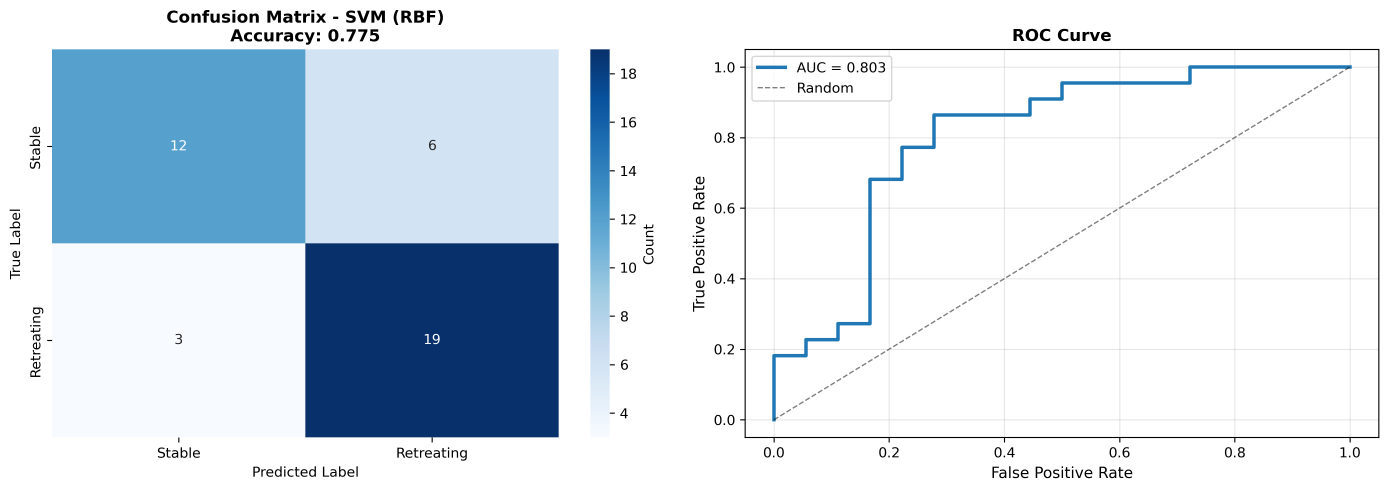
#> input picture notebooks/glacier_retreat_evaluation.png, 4166 x 1473 px, given as the content of the folder ../data/raw/raw_images, which was not available (shown at 1/3 size)
$ jupyter execute 04_ml_training_semantic_segmentation.ipynb   (text cells are left out)
#> lines starting #> are read from the running program, lines starting #| are printed output that depends on the picture; pictures that were not available may be replaced by others from this repository, and a replacement may not be noted
[cell 1]
import numpy as np
import pandas as pd

from PIL import Image
import matplotlib.pyplot as plt
from skimage import io, color, filters
from sklearn.ensemble import RandomForestClassifier
from sklearn.model_selection import train_test_split
from sklearn.preprocessing import StandardScaler
from sklearn.metrics import classification_report, confusion_matrix, accuracy_score
import joblib
import os
from glob import glob
import warnings
warnings.filterwarnings('ignore')

print('Imported')

[cell 2]
class Config:

    IMAGE_DIR = '../raw_images/'  # Your satellite images folder
    OUTPUT_DIR = '../processed/images/'

    # Sampling (to reduce computation)
    SAMPLE_RATE = 0.1  # Use 10% of pixels for training (reduces memory)

    # Classes
    CLASSES = {
        0: 'ice',      # Glacier ice
        1: 'water',    # Ocean/meltwater
        2: 'other'     # Rock, shadow, etc.
    }

    # Model
    N_ESTIMATORS = 100  # Reduced for speed
    MAX_DEPTH = 15
    MIN_SAMPLES_SPLIT = 10

    # Feature window size
    WINDOW_SIZE = 5  # 5x5 neighborhood features

config = Config()
os.makedirs(config.OUTPUT_DIR, exist_ok=True)

print("LIGHTWEIGHT GLACIER SEGMENTATION")
print()
print(f"Sample rate: {config.SAMPLE_RATE*100}% of pixels")
print(f"Classes: {list(config.CLASSES.values())}")
print(f"Window size: {config.WINDOW_SIZE}x{config.WINDOW_SIZE}")

[cell 3]
# [49 lines left out: function extract_pixel_features, not called in this run]

[cell 4]
# [44 lines left out: function create_manual_labels_interactive, not called in this run]

[cell 5]
# [45 lines left out: function extract_features_fast, not called in this run]

[cell 6]
def extract_features_fast(image):
    """
    Extract 9 simple features per pixel:
    1-3: RGB values
    4-6: RGB means in 7x7 window
    7: Brightness
    8-9: Blue-Red ratio, Green-Red ratio (water indices)
    """
    if isinstance(image, str):
        image = np.array(Image.open(image))

    # Ensure RGB
    if len(image.shape) == 2:
        image = np.stack([image]*3, axis=-1)

    h, w = image.shape[:2]

    # Normalize to 0-1
    img_norm = image.astype(float) / 255.0

    # Create feature array
    features = np.zeros((h, w, 9))

    # RGB values
    features[:, :, 0] = img_norm[:, :, 0]  # Red
    features[:, :, 1] = img_norm[:, :, 1]  # Green
    features[:, :, 2] = img_norm[:, :, 2]  # Blue

    # Local means (smoothed RGB)
    from scipy.ndimage import uniform_filter
    features[:, :, 3] = uniform_filter(img_norm[:, :, 0], size=7)  # Red mean
    features[:, :, 4] = uniform_filter(img_norm[:, :, 1], size=7)  # Green mean
    features[:, :, 5] = uniform_filter(img_norm[:, :, 2], size=7)  # Blue mean

    # Brightness
    features[:, :, 6] = img_norm.mean(axis=2)

    # Color ratios (water detection)
    with np.errstate(divide='ignore', invalid='ignore'):
        features[:, :, 7] = np.where(img_norm[:, :, 0] > 0,
                                     img_norm[:, :, 2] / img_norm[:, :, 0], 0)  # B/R
        features[:, :, 8] = np.where(img_norm[:, :, 0] > 0,
                                     img_norm[:, :, 1] / img_norm[:, :, 0], 0)  # G/R

    return features

[cell 7]
def create_simple_labels(image):
    """
    Create simple labels using thresholds (for initial training)
    You can replace this with manual labels later

    Rules:
    - Ice: High brightness (>0.7), low blue/red ratio
    - Water: Low brightness (<0.4), high blue/red ratio
    - Other: Everything else
    """
    if isinstance(image, str):
        image = np.array(Image.open(image))

    img_norm = image.astype(float) / 255.0

    # Calculate indices
    brightness = img_norm.mean(axis=2)

    with np.errstate(divide='ignore', invalid='ignore'):
        br_ratio = np.where(img_norm[:, :, 0] > 0.01,
                           img_norm[:, :, 2] / img_norm[:, :, 0], 1.0)

    # Initialize labels
    labels = np.zeros(image.shape[:2], dtype=np.uint8)

    # Ice: bright and low blue/red
    labels[(brightness > 0.65) & (br_ratio < 1.1)] = 1

    # Water: dark and high blue (or very dark)
    labels[(brightness < 0.35) | ((brightness < 0.5) & (br_ratio > 1.2))] = 2

    # Other: everything else
    labels[labels == 0] = 3

    return labels

[cell 8]
def train_segmentation_model(image_paths, sample_size=10000):
    """
    Train model on sampled pixels from multiple images

    Args:
        image_paths: List of image file paths
        sample_size: Number of pixels to sample per image
    """
#> called with sample_size = 5000

    print("="*80)
    print("TRAINING SEGMENTATION MODEL")
    print("="*80)

    X_all = []
    y_all = []

    # Process each image
    for i, img_path in enumerate(image_paths[:10]):  # Use first 10 images for training
        print(f"Processing {i+1}/10: {os.path.basename(img_path)}")

        # Load image
        image = np.array(Image.open(img_path))
#> image is the input picture: shape (1473, 4166, 4); mean R, G, B, A 214.9, 225.6, 235.4, 255

        # Extract features
        features = extract_features_fast(image)
        h, w, n_features = features.shape
#> h = 1473; w = 4166; n_features = 9

        # Create labels (using simple rules - replace with manual labels if available)
        labels = create_simple_labels(image)
#> in create_simple_labels, `brightness = img_norm.mean(axis=2)`:
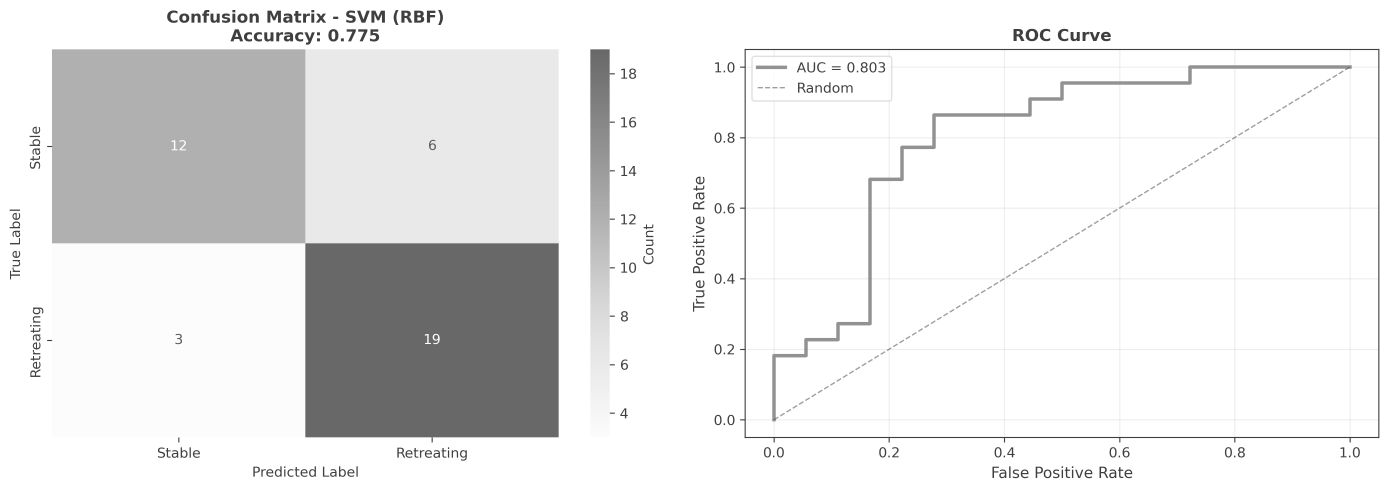
#> brightness: shape (1473, 4166) float64 (shown at 1/3 size); min 0.25, max 1, mean 0.913
#> in create_simple_labels, `br_ratio = np.where(img_norm[:, :, 0] > 0.01, img_norm[:, :, 2] / img_..`:
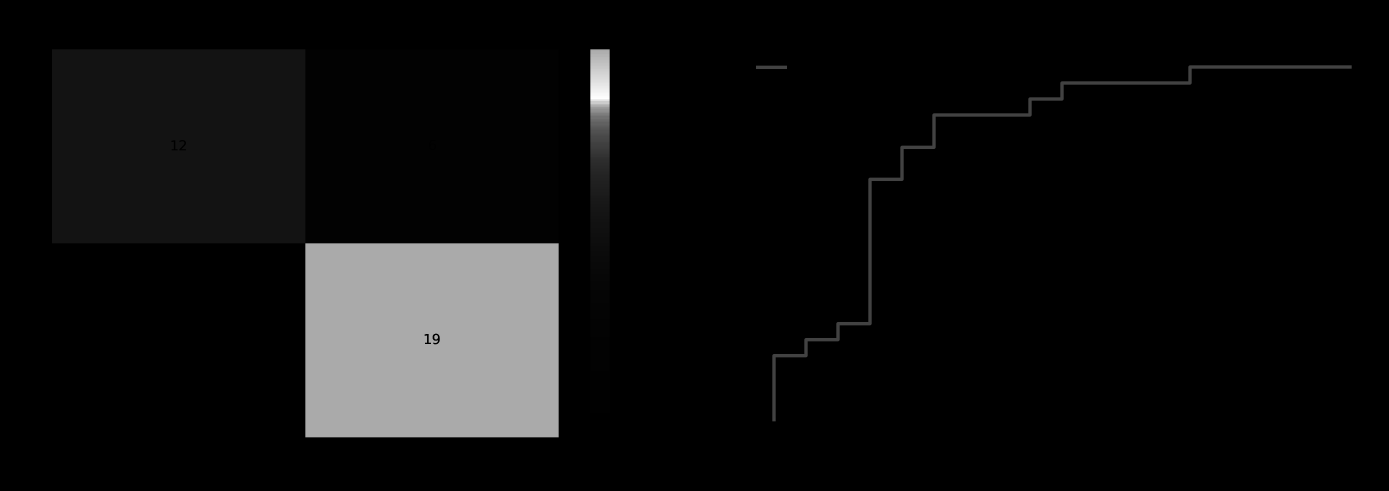
#> br_ratio: shape (1473, 4166) float64 (shown at 1/3 size); min 1, max 19.5, mean 2.07; drawn with min black and max white
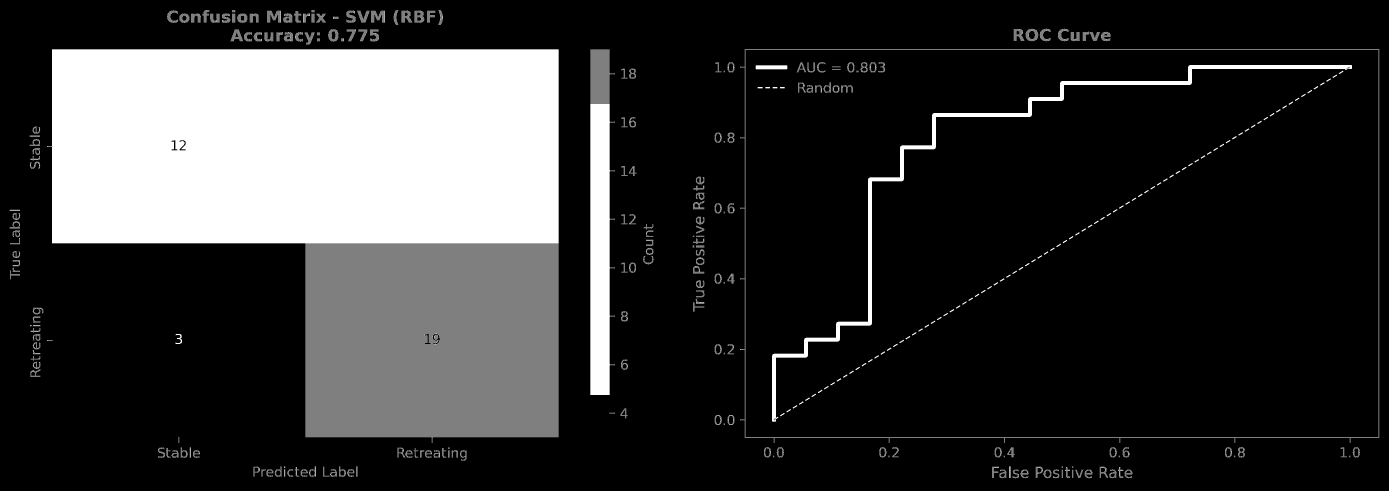
#> labels: shape (1473, 4166) (shown at 1/3 size); min 1, max 3, mean 1.4; drawn with min black and max white

        # Reshape to (pixels, features)
        X = features.reshape(-1, n_features)
        y = labels.reshape(-1)

        # Sample pixels to reduce memory
        n_pixels = h * w
#> n_pixels = 6136518
        if n_pixels > sample_size:
            indices = np.random.choice(n_pixels, sample_size, replace=False)
            X = X[indices]
            y = y[indices]
#> y = 5000 values, max 3 at index 11, min 1 at index 0, mean 1.41

        # Remove unlabeled pixels
        mask = y > 0
        X = X[mask]
        y = y[mask]

        X_all.append(X)
        y_all.append(y)

    # Combine all samples
    X_train = np.vstack(X_all)
    y_train = np.hstack(y_all)
#> y_train has the same summary as y

    print(f"\nTotal training samples: {len(X_train):,}")
#| Total training samples: 5,000
    print(f"Class distribution:")
    unique, counts = np.unique(y_train, return_counts=True)
#> unique = [1, 2, 3]; counts = [3761, 451, 788]
    for cls, count in zip(unique, counts):
        cls_name = ['unlabeled', 'ice', 'water', 'other'][cls]
        print(f"  {cls_name}: {count:,} ({count/len(y_train)*100:.1f}%)")
#> this loop made 3 passes
#> (count, cls_name) on passes 1 to 3: (3761, 'ice'), (451, 'water'), (788, 'other')
#|   ice: 3,761 (75.2%)
#|   water: 451 (9.0%)
#|   other: 788 (15.8%)

    # Train-test split
    X_tr, X_te, y_tr, y_te = train_test_split(
        X_train, y_train, test_size=0.2, random_state=42, stratify=y_train
    )
#> y_tr = 4000 values, max 3 at index 7, min 1 at index 0, mean 1.41; y_te = 1000 values, max 3 at index 2, min 1 at index 0, mean 1.41

    # Scale features
    print(f"\nScaling features...")
    scaler = StandardScaler()
    X_tr_scaled = scaler.fit_transform(X_tr)
    X_te_scaled = scaler.transform(X_te)

    # Train Random Forest
    print(f"Training Random Forest...")
    model = RandomForestClassifier(
        n_estimators=100,
        max_depth=20,
        min_samples_split=20,
        min_samples_leaf=10,
        n_jobs=-1,
        random_state=42,
        verbose=0
    )

    model.fit(X_tr_scaled, y_tr)

    # Evaluate
    print(f"\n{'='*80}")
    print("MODEL EVALUATION")
    print(f"{'='*80}")

    y_pred = model.predict(X_te_scaled)
#> y_pred has the same summary as y_te
    acc = accuracy_score(y_te, y_pred)
#> acc = 0.997

    print(f"\nTest Accuracy: {acc:.4f}")
#| Test Accuracy: 0.9970
    print(f"\nClassification Report:")
    print(classification_report(y_te, y_pred,
                                target_names=['ice', 'water', 'other'],
                                labels=[1, 2, 3]))
#|               precision    recall  f1-score   support
#|          ice       1.00      1.00      1.00       752
#|        water       0.98      1.00      0.99        90
#|        other       0.99      0.99      0.99       158
#|     accuracy                           1.00      1000
#|    macro avg       0.99      1.00      0.99      1000
#| weighted avg       1.00      1.00      1.00      1000

    # Feature importance
    print(f"\nFeature Importance:")
    feature_names = ['R', 'G', 'B', 'R_mean', 'G_mean', 'B_mean',
                    'Brightness', 'B/R ratio', 'G/R ratio']
    importances = model.feature_importances_
    for name, imp in sorted(zip(feature_names, importances),
                           key=lambda x: x[1], reverse=True):
        print(f"  {name:12s}: {imp:.4f}")

    return model, scaler

[cell 9]
def segment_image(image_path, model, scaler, output_path=None):
    """
    Segment a single image
    """
    # Load image
    image = np.array(Image.open(image_path))
    h, w = image.shape[:2]

    # Extract features
    features = extract_features_fast(image)
    X = features.reshape(-1, features.shape[-1])

    # Scale and predict
    X_scaled = scaler.transform(X)
    predictions = model.predict(X_scaled)

    # Reshape to image
    segmentation = predictions.reshape(h, w)

    # Visualize
    fig, axes = plt.subplots(1, 3, figsize=(15, 5))

    axes[0].imshow(image)
    axes[0].set_title('Original Image')
    axes[0].axis('off')

    # Color map: ice=cyan, water=blue, other=gray
    colors = np.array([[0, 0, 0],      # 0: black (unused)
                      [0, 255, 255],   # 1: cyan (ice)
                      [0, 0, 255],     # 2: blue (water)
                      [128, 128, 128]]) # 3: gray (other)

    seg_colored = colors[segmentation]
    axes[1].imshow(seg_colored.astype(np.uint8))
    axes[1].set_title('Segmentation')
    axes[1].axis('off')

    # Overlay
    overlay = image.copy()
    overlay = (overlay * 0.6 + seg_colored * 0.4).astype(np.uint8)
    axes[2].imshow(overlay)
    axes[2].set_title('Overlay')
    axes[2].axis('off')

    plt.tight_layout()

    if output_path:
        plt.savefig(output_path, dpi=150, bbox_inches='tight')
        print(f"Saved: {output_path}")
    else:
        plt.show()

    plt.close()

    return segmentation

[cell 10]
def segment_all_images(image_dir, model, scaler, output_dir):
    """
    Segment all images in a directory
    """
    os.makedirs(output_dir, exist_ok=True)

    image_paths = glob(os.path.join(image_dir, '*.jpg')) + \
                  glob(os.path.join(image_dir, '*.png')) + \
                  glob(os.path.join(image_dir, '*.tif')) + \
                  glob(os.path.join(image_dir, '*.tiff'))

    print(f"\n{'='*80}")
    print(f"BATCH SEGMENTATION")
    print(f"{'='*80}")
    print(f"Found {len(image_paths)} images")

    if len(image_paths) == 0:
        print("⚠️  No images found! Check your IMAGE_DIR path.")
        return

    for i, img_path in enumerate(image_paths):
        print(f"Segmenting {i+1}/{len(image_paths)}: {os.path.basename(img_path)}")

        # Create output filename (change extension to .png for visualization)
        base_name = os.path.splitext(os.path.basename(img_path))[0]
        output_path = os.path.join(output_dir, f"seg_{base_name}.png")

        try:
            segmentation = segment_image(img_path, model, scaler, output_path)
#> in segment_image, `seg_colored = colors[segmentation]`:
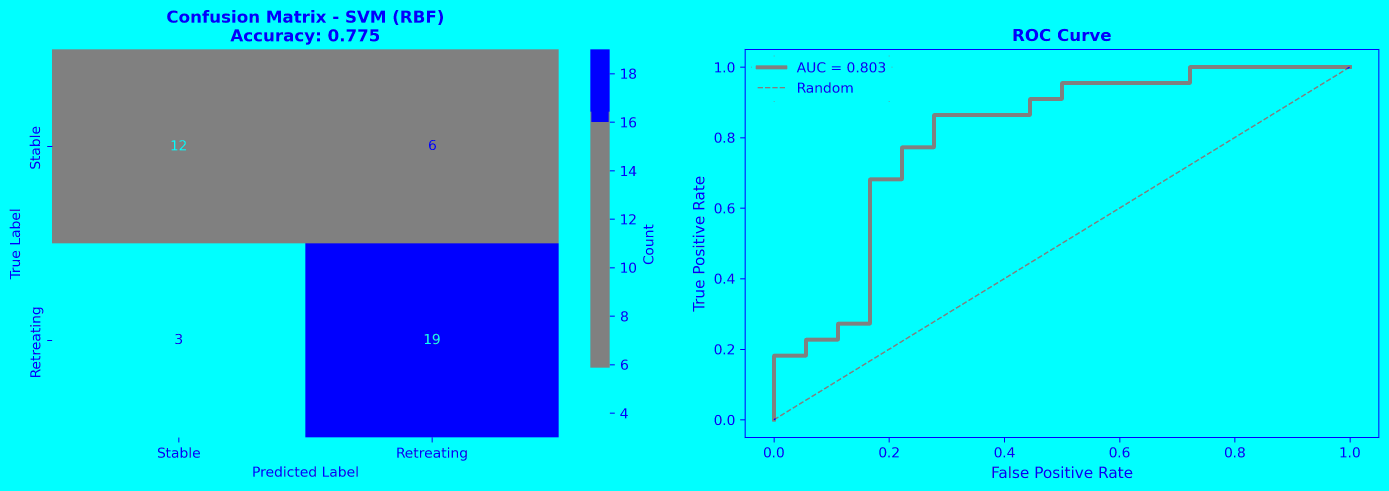
#> seg_colored: shape (1473, 4166, 3) int64 (shown at 1/3 size); mean of channels 0, 1, 2 20.3, 212.9, 234.8; drawn as R, G, B

            # Save raw segmentation as numpy
            seg_path = os.path.join(output_dir, f"seg_{base_name}.npy")
            np.save(seg_path, segmentation)

            print(f"  ✓ Saved: {base_name}.png and {base_name}.npy")

        except Exception as e:
            print(f"  ✗ ERROR: {e}")
            import traceback
            traceback.print_exc()
            continue

    print(f"\n✅ Segmentation complete! Results in: {output_dir}")

[cell 11]
if __name__ == "__main__":

    # Configuration
    IMAGE_DIR = '../data/raw/raw_images/'  # <<<< PUT YOUR IMAGE DIRECTORY HERE
    OUTPUT_DIR = '../images/'

    print("""
    GLACIER SEGMENTATION PIPELINE
    ==============================

    This will:
    1. Load images from '{}'
    2. Train model on first 10 images (using auto-labels)
    3. Segment all images
    4. Save results to '{}'

    Classes:
    - Ice/Glacier (cyan)
    - Water/Ocean (blue)
    - Other (gray)

    """.format(IMAGE_DIR, OUTPUT_DIR))

    # Get image paths (including .tif files)
    image_paths = glob(os.path.join(IMAGE_DIR, '*.jpg')) + \
                  glob(os.path.join(IMAGE_DIR, '*.png')) + \
                  glob(os.path.join(IMAGE_DIR, '*.tif')) + \
                  glob(os.path.join(IMAGE_DIR, '*.tiff'))

    if len(image_paths) == 0:
        print(f"⚠️  No images found in {IMAGE_DIR}")
        print("Please put your satellite images in the 'raw_images' folder")
    else:
        print(f"Found {len(image_paths)} images\n")

        # Train model
        print("STEP 1: Training model...")
        model, scaler = train_segmentation_model(image_paths, sample_size=5000)

        # Save model
        print("\nSaving model...")
        joblib.dump(model, 'glacier_segmentation_model.pkl')
        joblib.dump(scaler, 'glacier_segmentation_scaler.pkl')
        print("✓ Model saved")

        # Segment all images
        print("\nSTEP 2: Segmenting all images...")
        segment_all_images(IMAGE_DIR, model, scaler, OUTPUT_DIR)

        print("\n" + "="*80)
        print("✅ COMPLETE!")
        print("="*80)
        print(f"\nOutputs:")
        print(f"  - Segmented images: {OUTPUT_DIR}/")
        print(f"  - Model: glacier_segmentation_model.pkl")
        print(f"  - Scaler: glacier_segmentation_scaler.pkl")
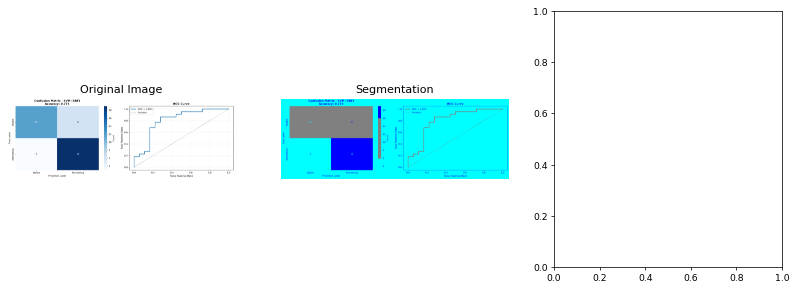
#> figure drawn by matplotlib, 2 panels
